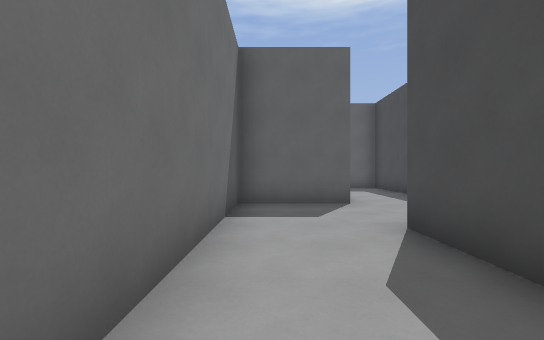
view 1 (above)

24 first-person views from a walk through a Godot game level. The camera is 1.5 m above the floor, looks level and sees 90° across. The floor is counted in squares, 2 m on a side. Each view is taken from the middle of a square. On the plan, view 1 faces up. The plan holds only what a view shows up to about 10 squares ahead; the rest is blank. The place goes on beyond the plan.

view 2
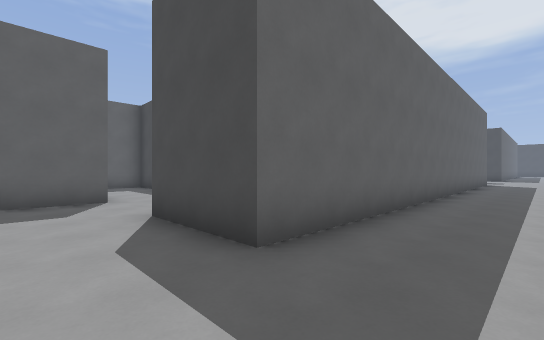

view 3
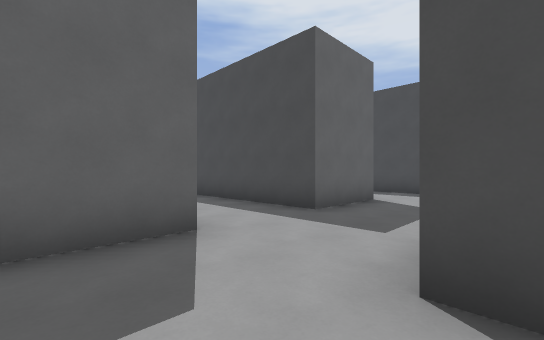

view 4
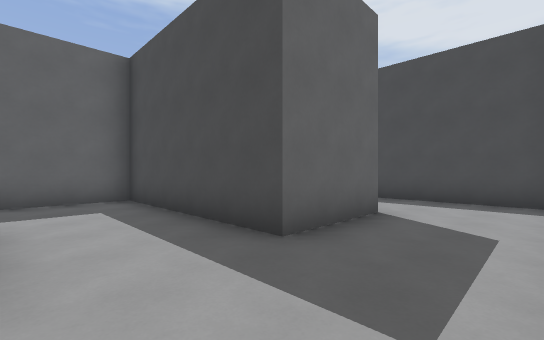

view 5
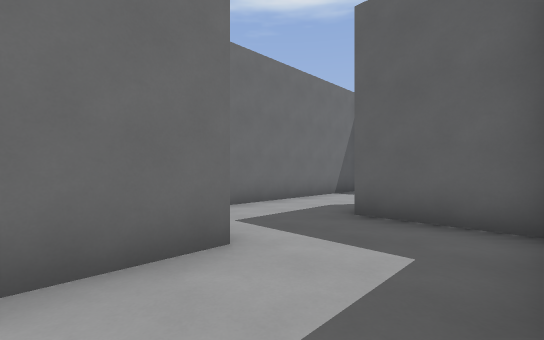

view 6
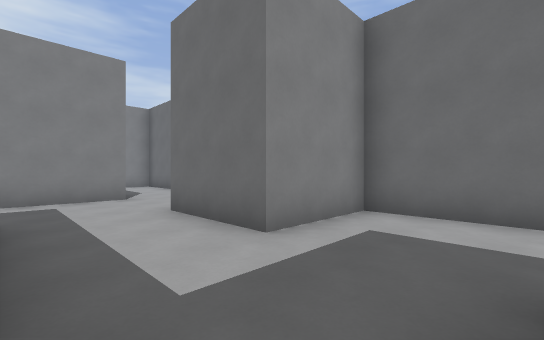

view 7
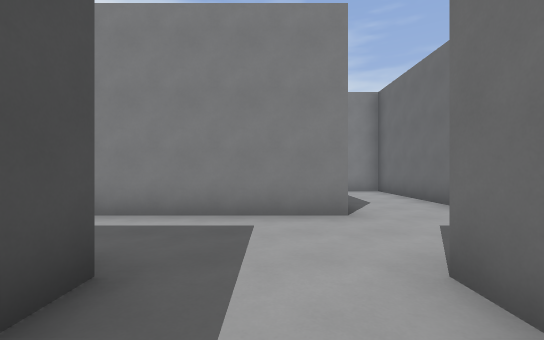

view 8
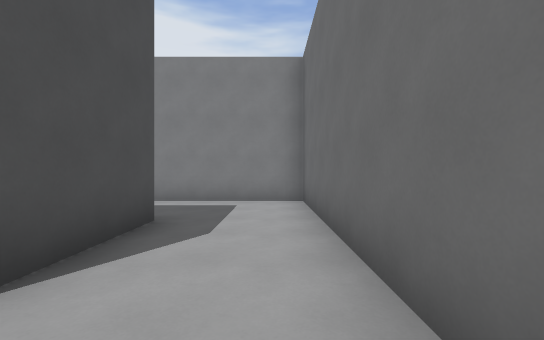

view 9
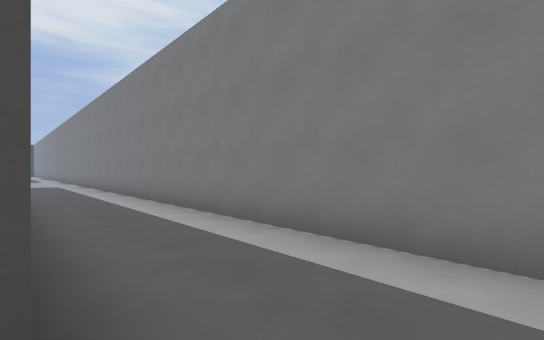

view 10
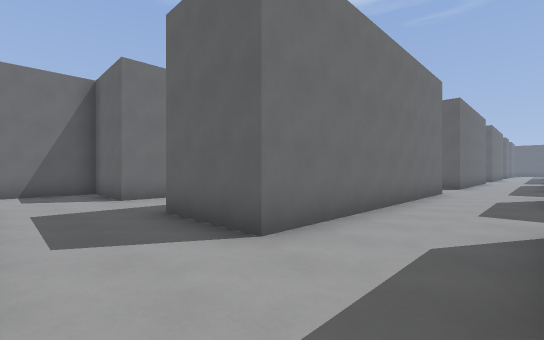

view 11
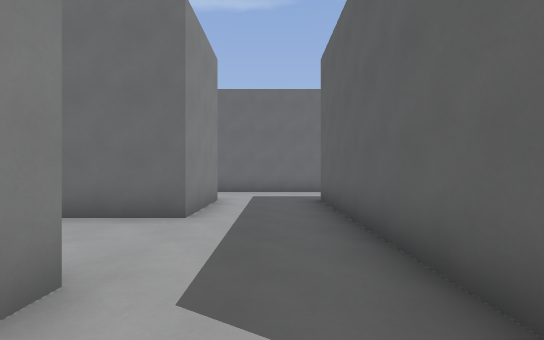

view 12
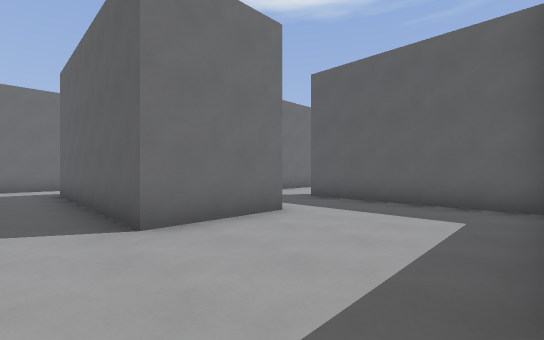

view 13
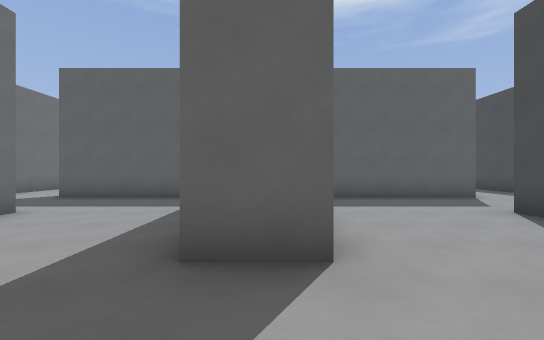

view 14
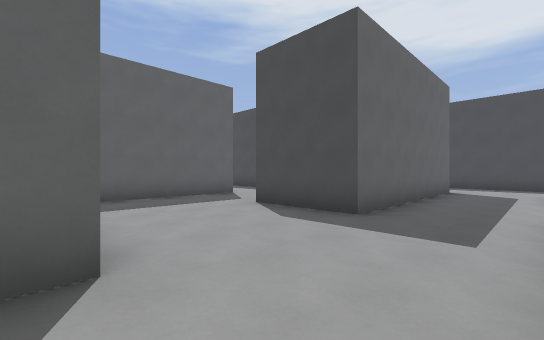

view 15
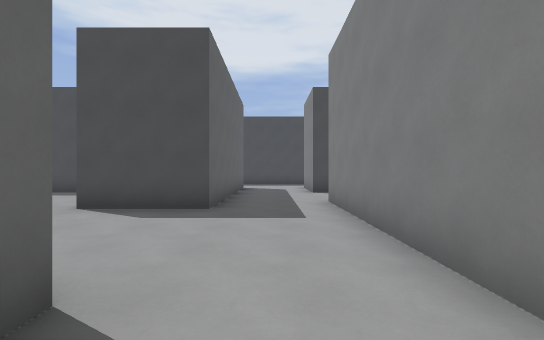

view 16
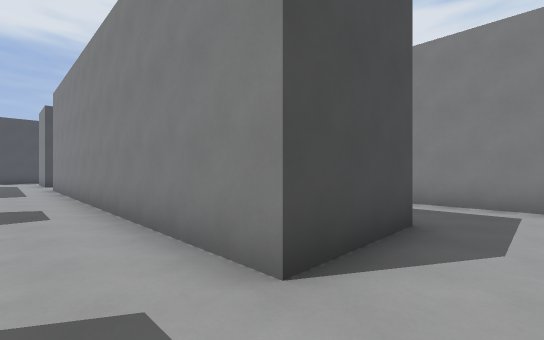

view 17
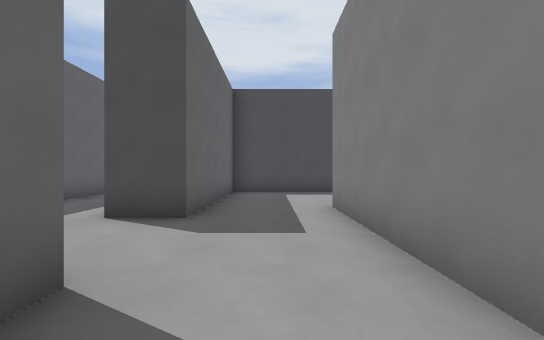

view 18
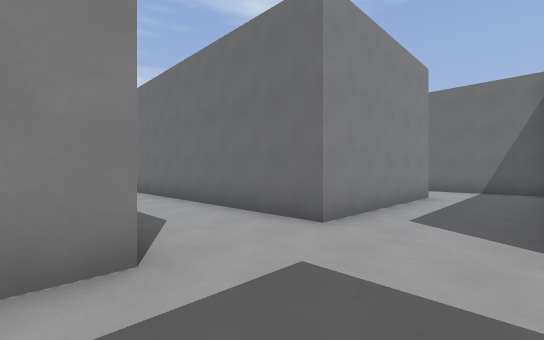

view 19
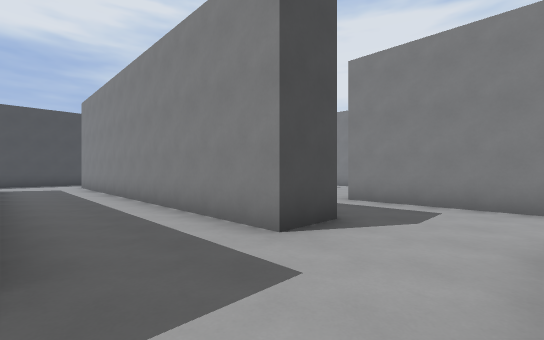

view 20
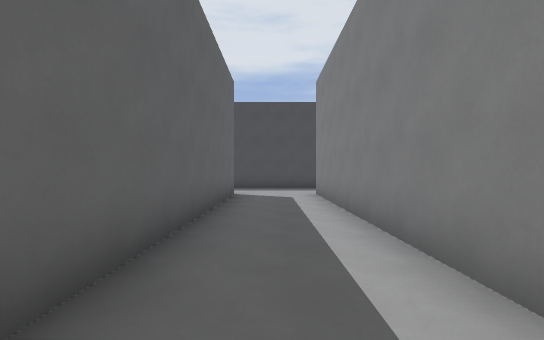

view 21
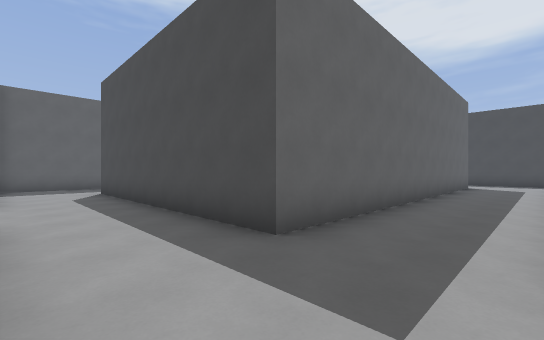

view 22
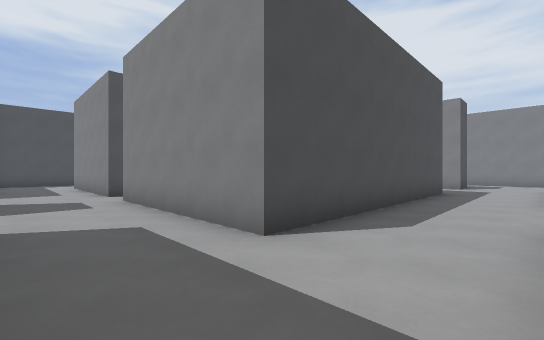

view 23
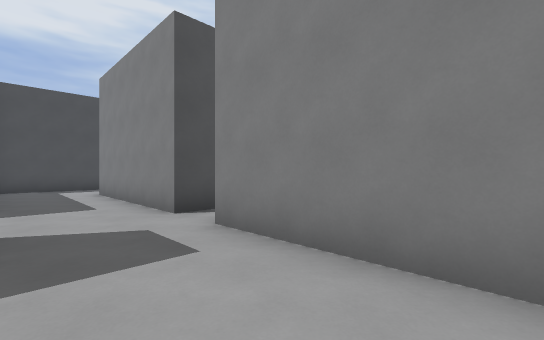

view 24
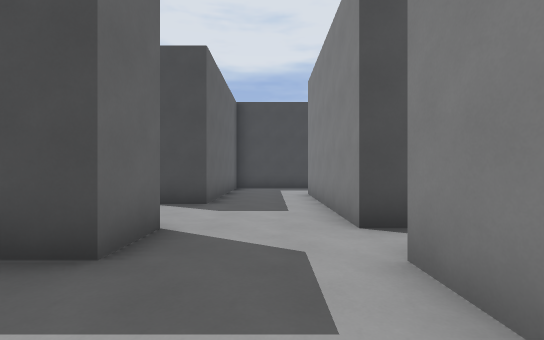

### Floor plan
Points are (right, up) in squares from view 1. A wall is a line through its corners. A room is listed if a view was taken in it or the views show most of it. See-through windows are left out.
Room 1 (views 1, 2, 3, 4, 5, 6, 7, 8, 9)
walls: (4.3, 6.1) (4.3, 11.2) (1.8, 11.2); (12.1, 1) (1.8, 1) (1.8, 3.5) (4.5, 3.5); (-0.8, 11.6) (-0.8, 8.6) (1.8, 8.6) (1.8, 6.1) (-0.8, 6.1) (-0.8, -1.6) (12.5, -1.6)
ways out: opening at (0.5, 12.5) to room 2; opening at (5.5, 4.5) to room 2
Room 2 (views 10, 11, 12, 13, 14, 15, 16, 17, 18, 19, 20, 21, 22, 23, 24)
walls: (19.2, 12.9) (19.2, 16.3) (14.2, 16.3) (14.2, 17.6) (25.5, 17.6); (20.6, 11.2) (19.2, 11.2); (11.8, 16.3) (11.2, 16.3); (11.8, 19) (11.8, 17.8); (25.5, 16.3) (21.6, 16.3); (25.4, 20.2) (14.2, 20.2) (14.2, 27.9) (19.2, 27.9); (9.2, 13.8) (15.5, 13.8) (15.5, 11.2) (9.2, 11.2); (28, 16.4) (28, 19); (14.2, 6) (14.2, 8.6) (25.5, 8.6); (20.5, 27) (20.5, 27.9) (25.5, 27.9); (9.2, 8.6) (11.8, 8.6) (11.8, 6.6); (28, 8.1) (28, 8.6) (29, 8.6); (30.5, 11.2) (24.3, 11.2) (24.3, 13.9); (13, 3.5) (15.1, 3.5); (20.5, 30.4) (19.3, 30.4) (19.3, 31.2); (9.3, 4) (9.3, 7.2); (13.8, 30.4) (12, 30.4); (28, 27.8) (28, 30); (1.8, 13.8) (6.8, 13.8) (6.8, 6.1) (4.3, 6.1); (33, 9) (33, 10.2); (26.9, 30.4) (23, 30.4) (23, 31.5); (4.5, 3.5) (6, 3.5); (-0.8, 16) (-0.8, 11.6)
ways out: opening at (0.5, 12.5) to room 1; opening at (5.5, 4.5) to room 1; opening at (15.5, 4.5); opening at (20, 27.5)

Where each view was taken, in squares from view 1:
view 1: 0 up, 0 right, facing up
view 2: 1 down, 0 right, facing up-right
view 3: 3 up, 0 right, facing up-right
view 4: 4 up, 2 right, facing up-right
view 5: 7 up, 4 right, facing up-left
view 6: 11 up, 4 right, facing down-left
view 7: 8 up, 3 right, facing down
view 8: 5 up, 0 right, facing down
view 9: 1 up, 1 right, facing down-right
view 10: 4 up, 9 right, facing up-left
view 11: 10 up, 16 right, facing left
view 12: 10 up, 19 right, facing up-left
view 13: 9 up, 20 right, facing up
view 14: 9 up, 20 right, facing up-right
view 15: 10 up, 19 right, facing right
view 16: 10 up, 13 right, facing down-right
view 17: 15 up, 10 right, facing right
view 18: 16 up, 10 right, facing down-left
view 19: 20 up, 12 right, facing down-right
view 20: 19 up, 17 right, facing right
view 21: 18 up, 12 right, facing up-right
view 22: 30 up, 12 right, facing down-right
view 23: 30 up, 16 right, facing down-right
view 24: 29 up, 17 right, facing right
